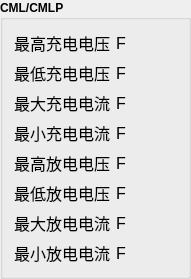
    <widget class="QGroupBox" name="groupBox_3">
     <property name="geometry">
      <rect>
       <x>170</x>
       <y>397</y>
       <width>191</width>
       <height>261</height>
      </rect>
     </property>
     <property name="font">
      <font>
       <weight>75</weight>
       <bold>true</bold>
      </font>
     </property>
     <property name="title">
      <string>CML/CMLP</string>
     </property>
     <layout class="QFormLayout" name="formLayout_3">
      <item row="0" column="0">
       <widget class="QLabel" name="label1_20">
        <property name="font">
         <font>
          <pointsize>12</pointsize>
          <weight>50</weight>
          <bold>false</bold>
         </font>
        </property>
        <property name="text">
         <string>最高充电电压</string>
        </property>
        <property name="buddy">
         <cstring>lineEdit2_2</cstring>
        </property>
       </widget>
      </item>
      <item row="0" column="1">
       <widget class="QLabel" name="label1_21">
        <property name="font">
         <font>
          <pointsize>12</pointsize>
          <weight>50</weight>
          <bold>false</bold>
         </font>
        </property>
        <property name="text">
         <string>F</string>
        </property>
        <property name="buddy">
         <cstring>lineEdit2_2</cstring>
        </property>
       </widget>
      </item>
      <item row="1" column="0">
       <widget class="QLabel" name="label1_22">
        <property name="font">
         <font>
          <pointsize>12</pointsize>
          <weight>50</weight>
          <bold>false</bold>
         </font>
        </property>
        <property name="text">
         <string>最低充电电压</string>
        </property>
        <property name="buddy">
         <cstring>lineEdit2_2</cstring>
        </property>
       </widget>
      </item>
      <item row="1" column="1">
       <widget class="QLabel" name="label1_23">
        <property name="font">
         <font>
          <pointsize>12</pointsize>
          <weight>50</weight>
          <bold>false</bold>
         </font>
        </property>
        <property name="text">
         <string>F</string>
        </property>
        <property name="buddy">
         <cstring>lineEdit2_2</cstring>
        </property>
       </widget>
      </item>
      <item row="2" column="1">
       <widget class="QLabel" name="label1_24">
        <property name="font">
         <font>
          <pointsize>12</pointsize>
          <weight>50</weight>
          <bold>false</bold>
         </font>
        </property>
        <property name="text">
         <string>F</string>
        </property>
        <property name="buddy">
         <cstring>lineEdit2_2</cstring>
        </property>
       </widget>
      </item>
      <item row="3" column="1">
       <widget class="QLabel" name="label1_25">
        <property name="font">
         <font>
          <pointsize>12</pointsize>
          <weight>50</weight>
          <bold>false</bold>
         </font>
        </property>
        <property name="text">
         <string>F</string>
        </property>
        <property name="buddy">
         <cstring>lineEdit2_2</cstring>
        </property>
       </widget>
      </item>
      <item row="4" column="1">
       <widget class="QLabel" name="label1_26">
        <property name="font">
         <font>
          <pointsize>12</pointsize>
          <weight>50</weight>
          <bold>false</bold>
         </font>
        </property>
        <property name="text">
         <string>F</string>
        </property>
        <property name="buddy">
         <cstring>lineEdit2_2</cstring>
        </property>
       </widget>
      </item>
      <item row="5" column="1">
       <widget class="QLabel" name="label1_27">
        <property name="font">
         <font>
          <pointsize>12</pointsize>
          <weight>50</weight>
          <bold>false</bold>
         </font>
        </property>
        <property name="text">
         <string>F</string>
        </property>
        <property name="buddy">
         <cstring>lineEdit2_2</cstring>
        </property>
       </widget>
      </item>
      <item row="6" column="1">
       <widget class="QLabel" name="label1_28">
        <property name="font">
         <font>
          <pointsize>12</pointsize>
          <weight>50</weight>
          <bold>false</bold>
         </font>
        </property>
        <property name="text">
         <string>F</string>
        </property>
        <property name="buddy">
         <cstring>lineEdit2_2</cstring>
        </property>
       </widget>
      </item>
      <item row="7" column="1">
       <widget class="QLabel" name="label1_29">
        <property name="font">
         <font>
          <pointsize>12</pointsize>
          <weight>50</weight>
          <bold>false</bold>
         </font>
        </property>
        <property name="text">
         <string>F</string>
        </property>
        <property name="buddy">
         <cstring>lineEdit2_2</cstring>
        </property>
       </widget>
      </item>
      <item row="2" column="0">
       <widget class="QLabel" name="label1_30">
        <property name="font">
         <font>
          <pointsize>12</pointsize>
          <weight>50</weight>
          <bold>false</bold>
         </font>
        </property>
        <property name="text">
         <string>最大充电电流</string>
        </property>
        <property name="buddy">
         <cstring>lineEdit2_2</cstring>
        </property>
       </widget>
      </item>
      <item row="3" column="0">
       <widget class="QLabel" name="label1_31">
        <property name="font">
         <font>
          <pointsize>12</pointsize>
          <weight>50</weight>
          <bold>false</bold>
         </font>
        </property>
        <property name="text">
         <string>最小充电电流</string>
        </property>
        <property name="buddy">
         <cstring>lineEdit2_2</cstring>
        </property>
       </widget>
      </item>
      <item row="4" column="0">
       <widget class="QLabel" name="label1_32">
        <property name="font">
         <font>
          <pointsize>12</pointsize>
          <weight>50</weight>
          <bold>false</bold>
         </font>
        </property>
        <property name="text">
         <string>最高放电电压</string>
        </property>
        <property name="buddy">
         <cstring>lineEdit2_2</cstring>
        </property>
       </widget>
      </item>
      <item row="5" column="0">
       <widget class="QLabel" name="label1_33">
        <property name="font">
         <font>
          <pointsize>12</pointsize>
          <weight>50</weight>
          <bold>false</bold>
         </font>
        </property>
        <property name="text">
         <string>最低放电电压</string>
        </property>
        <property name="buddy">
         <cstring>lineEdit2_2</cstring>
        </property>
       </widget>
      </item>
      <item row="6" column="0">
       <widget class="QLabel" name="label1_34">
        <property name="font">
         <font>
          <pointsize>12</pointsize>
          <weight>50</weight>
          <bold>false</bold>
         </font>
        </property>
        <property name="text">
         <string>最大放电电流</string>
        </property>
        <property name="buddy">
         <cstring>lineEdit2_2</cstring>
        </property>
       </widget>
      </item>
      <item row="7" column="0">
       <widget class="QLabel" name="label1_35">
        <property name="font">
         <font>
          <pointsize>12</pointsize>
          <weight>50</weight>
          <bold>false</bold>
         </font>
        </property>
        <property name="text">
         <string>最小放电电流</string>
        </property>
        <property name="buddy">
         <cstring>lineEdit2_2</cstring>
        </property>
       </widget>
      </item>
     </layout>
    </widget>
